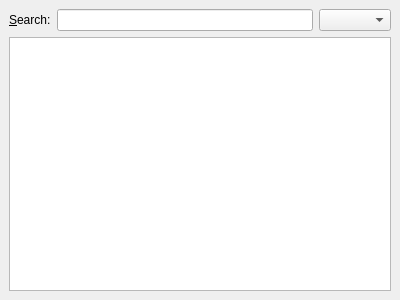
<ui version="4.0" >
 <class>VocableList</class>
 <widget class="QWidget" name="VocableList" >
  <property name="geometry" >
   <rect>
    <x>0</x>
    <y>0</y>
    <width>400</width>
    <height>300</height>
   </rect>
  </property>
  <property name="windowTitle" >
   <string>Form</string>
  </property>
  <layout class="QVBoxLayout" >
   <property name="margin" >
    <number>9</number>
   </property>
   <property name="spacing" >
    <number>6</number>
   </property>
   <item>
    <layout class="QHBoxLayout" >
     <property name="margin" >
      <number>0</number>
     </property>
     <property name="spacing" >
      <number>6</number>
     </property>
     <item>
      <widget class="QLabel" name="label" >
       <property name="text" >
        <string>&amp;Search:</string>
       </property>
       <property name="buddy" >
        <cstring>filterLineEdit</cstring>
       </property>
      </widget>
     </item>
     <item>
      <widget class="QLineEdit" name="filterLineEdit" />
     </item>
     <item>
      <widget class="QComboBox" name="boxSelectionCombo" >
       <property name="toolTip" >
        <string>Box-Filter</string>
       </property>
      </widget>
     </item>
    </layout>
   </item>
   <item>
    <widget class="QTableView" name="vocableEditorView" >
     <property name="alternatingRowColors" >
      <bool>true</bool>
     </property>
     <property name="selectionBehavior" >
      <enum>QAbstractItemView::SelectRows</enum>
     </property>
    </widget>
   </item>
  </layout>
 </widget>
 <resources/>
 <connections/>
</ui>
